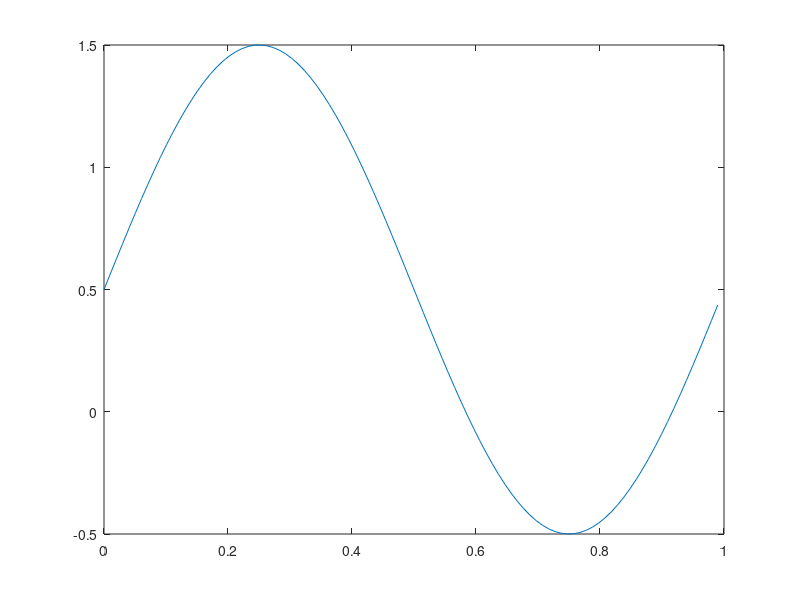

The MATLAB script that drew this image: (Note: this script raises an error after producing the figure.)
clear
close all

fluxlimtype = 'vanleer'; % 'vanleer'/'minmod'/'superbee';
Ix=100;
Lx=1;
x=linspace(0,Lx,Ix); x=x(1:end-1);
u = 0.5+1*sin(2*pi*x/Lx);
delta = 0.001;
dx=x(2)-x(1);
T = 2;
dt=0.7*min(0.5*dx^2/delta,0.5*dx/max(u));
t=0;

figure;
plot(x,u);
while t<T
   t=t+dt;
   dt=0.3*min(0.5*dx^2/delta,0.5*dx/max(u));
   u=timestep(u,dt,dx,delta,fluxlimtype);
   plot(x,u);
   xlim([0 1]*Lx);
   ylim([-1 1]*1.5);
   title(['t=',num2str(t,'%2.2f')]);
   drawnow;
end

function u=timestep(u,dt,dx,delta,fluxlimtype)
    ui   = u;
    uip1 = circshift(u,-1);
    uim1 = circshift(u,1 );
    ri = (ui-uim1)./(uip1-ui);
    rim1 = circshift(ri,1);
    switch fluxlimtype
        case 'vanleer'
            phi_i   = fluxlim_vanleer(ri);
            phi_im1 = fluxlim_vanleer(rim1); 
        case 'minmod'
            phi_i   = fluxlim_minmod(ri);
            phi_im1 = fluxlim_minmod(rim1);
        case 'superbee'
            phi_i   = fluxlim_superbee(ri);
            phi_im1 = fluxlim_superbee(rim1);
        otherwise
            error(['Limiter type: ',fluxlimtype,' does not exist!']);
    end
    uLimh = uim1+0.5*phi_im1.*(ui-uim1);
    uRimh = ui-0.5*phi_i.*(uip1-ui);
    Simh = 0.5*(uLimh+uRimh);
    
    uimh_star = zeros(size(uLimh));    
    uimh_star(uLimh>uRimh & Simh>0)   = uLimh(uLimh>uRimh & Simh>0);
    uimh_star(uLimh>uRimh & Simh<0)   = uRimh(uLimh>uRimh & Simh<0);
    uimh_star(uLimh==uRimh)           = uLimh(uLimh==uRimh);
    uimh_star(uLimh<uRimh & uLimh>0)  = uLimh(uLimh<uRimh & uLimh>0);
    uimh_star(uLimh<uRimh & uRimh<0)  = uRimh(uLimh<uRimh & uRimh<0);  
    uimh_star(uLimh<0 & uRimh>0)      = 0;
   
    Fimh = uimh_star.^2;
    Fiph = circshift(Fimh,-1);

    dudt = -(Fiph-Fimh)/dx + delta/dx^2*(-2*u+circshift(u,1)+circshift(u,-1));  % scheme using a flux limiter;
%     dudt = -(ui.^2-uim1.^2)/dx + 0*delta/dx^2*(-2*u+circshift(u,1)+circshift(u,-1));
    u=u+dt*dudt;
end

function phi = fluxlim_minmod(r)
    phi=max(0,min(1,r));
    phi(isinf(r))=1;
end

function phi = fluxlim_vanleer(r)
    phi=(r+abs(r))./(1+abs(r));
    phi(isinf(r))=2;
end

function phi = fluxlim_superbee(r)
    phi=max([0,min(2*r,1),min(r,2)]);
    phi(isinf(r) & sign(r)==1)=2;
    phi(isinf(r) & sign(r)==-1)=0;
end
